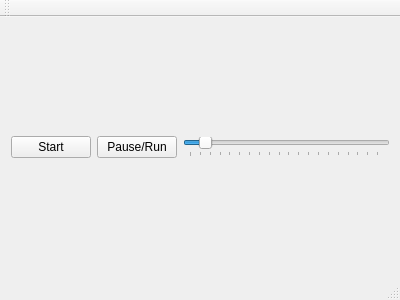
<?xml version="1.0" encoding="UTF-8"?>
<ui version="4.0">
 <class>MainWindow</class>
 <widget class="QMainWindow" name="MainWindow">
  <property name="geometry">
   <rect>
    <x>0</x>
    <y>0</y>
    <width>400</width>
    <height>300</height>
   </rect>
  </property>
  <property name="windowTitle">
   <string>MainWindow</string>
  </property>
  <widget class="QWidget" name="centralWidget">
   <widget class="QWidget" name="verticalLayoutWidget">
    <property name="geometry">
     <rect>
      <x>0</x>
      <y>0</y>
      <width>401</width>
      <height>261</height>
     </rect>
    </property>
    <layout class="QVBoxLayout" name="verticalLayout">
     <item>
      <layout class="QHBoxLayout" name="horizontalLayout">
       <item>
        <widget class="QPushButton" name="startBtn">
         <property name="text">
          <string>Start</string>
         </property>
        </widget>
       </item>
       <item>
        <widget class="QPushButton" name="pauseBtn">
         <property name="text">
          <string>Pause/Run</string>
         </property>
        </widget>
       </item>
       <item>
        <widget class="QSlider" name="fpsSlider">
         <property name="minimum">
          <number>50</number>
         </property>
         <property name="maximum">
          <number>2000</number>
         </property>
         <property name="value">
          <number>200</number>
         </property>
         <property name="orientation">
          <enum>Qt::Horizontal</enum>
         </property>
         <property name="tickPosition">
          <enum>QSlider::TicksBelow</enum>
         </property>
         <property name="tickInterval">
          <number>100</number>
         </property>
        </widget>
       </item>
      </layout>
     </item>
    </layout>
   </widget>
  </widget>
  <widget class="QMenuBar" name="menuBar">
   <property name="geometry">
    <rect>
     <x>0</x>
     <y>0</y>
     <width>400</width>
     <height>21</height>
    </rect>
   </property>
  </widget>
  <widget class="QToolBar" name="mainToolBar">
   <attribute name="toolBarArea">
    <enum>TopToolBarArea</enum>
   </attribute>
   <attribute name="toolBarBreak">
    <bool>false</bool>
   </attribute>
  </widget>
  <widget class="QStatusBar" name="statusBar"/>
 </widget>
 <layoutdefault spacing="6" margin="11"/>
 <resources/>
 <connections/>
</ui>
